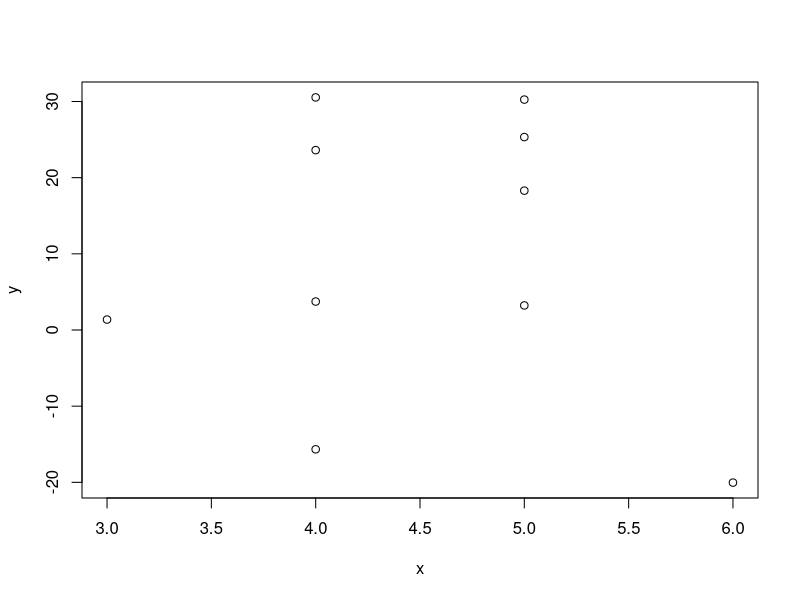

Write R code to recreate this figure.

# R programming Week 4 Quiz

# Question 1
# What is produced at the end of this snippet of R code?
set.seed(1)

rpois(5, 2)
# [1] 1 1 2 4 1
# Because the `set.seed()' function is used, `rpois()' will always output the same vector in this code.

# Question 2
# What R function can be used to generate standard Normal random variables?
?rnorm
# Functions beginning with the `r' prefix are used to simulate random variates.

# Question 4
# Which function can be used to evaluate the inverse cumulative distribution function for the Poisson distribution?
?qpois
# Probability distribution functions beginning with the `q' prefix are used to evaluate the quantile (inverse cumulative distribution) function.

# Question 5
# What does the following code do?
set.seed(10)

x <- rbinom(10, 10, 0.5)

e <- rnorm(10, 0, 20)

y <- 0.5 + 2 * x + e

plot(x,y)
# Generate data from a Normal linear model

# Question 6
# What R function can be used to generate Binomial random variables?
rbinom
